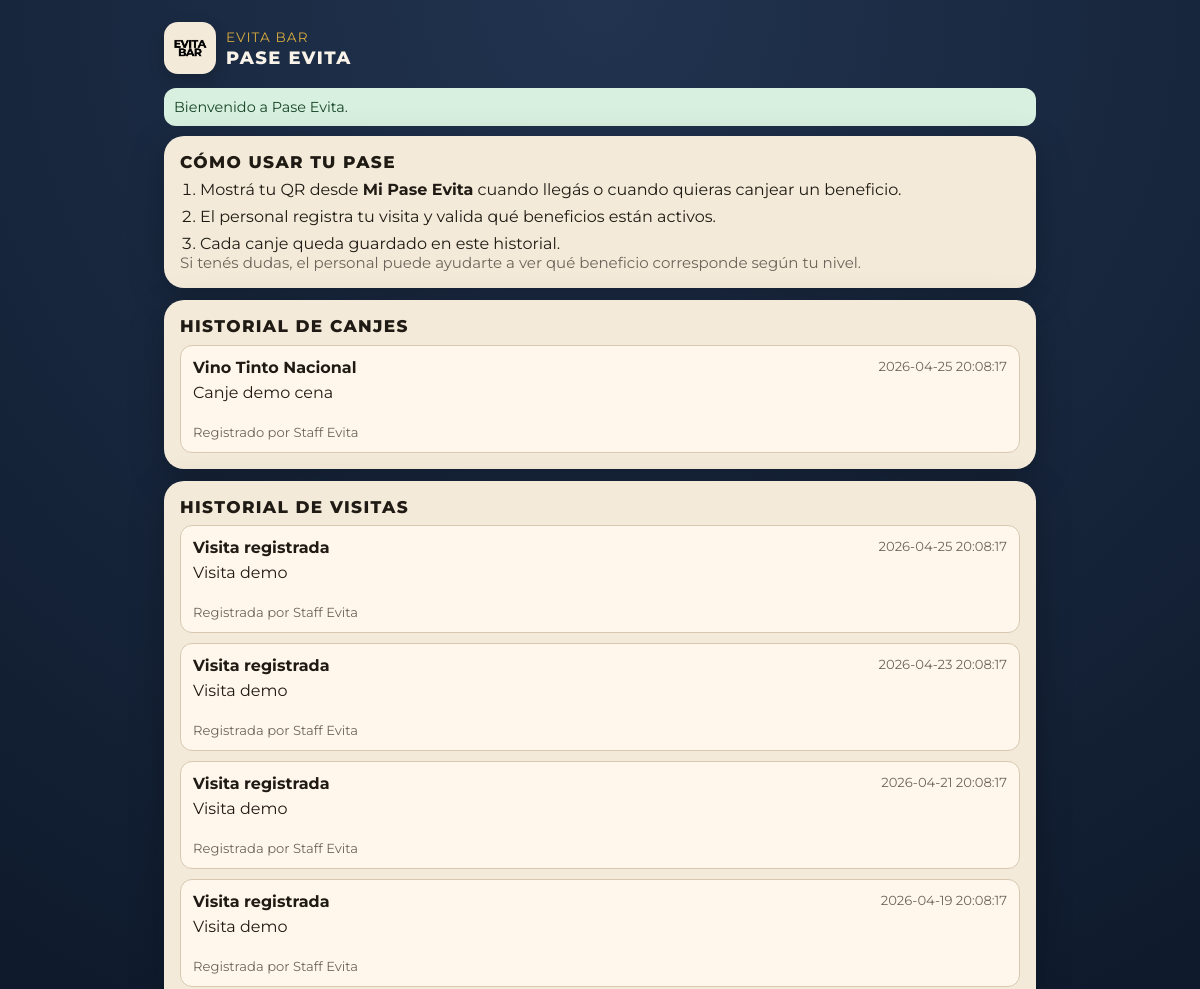
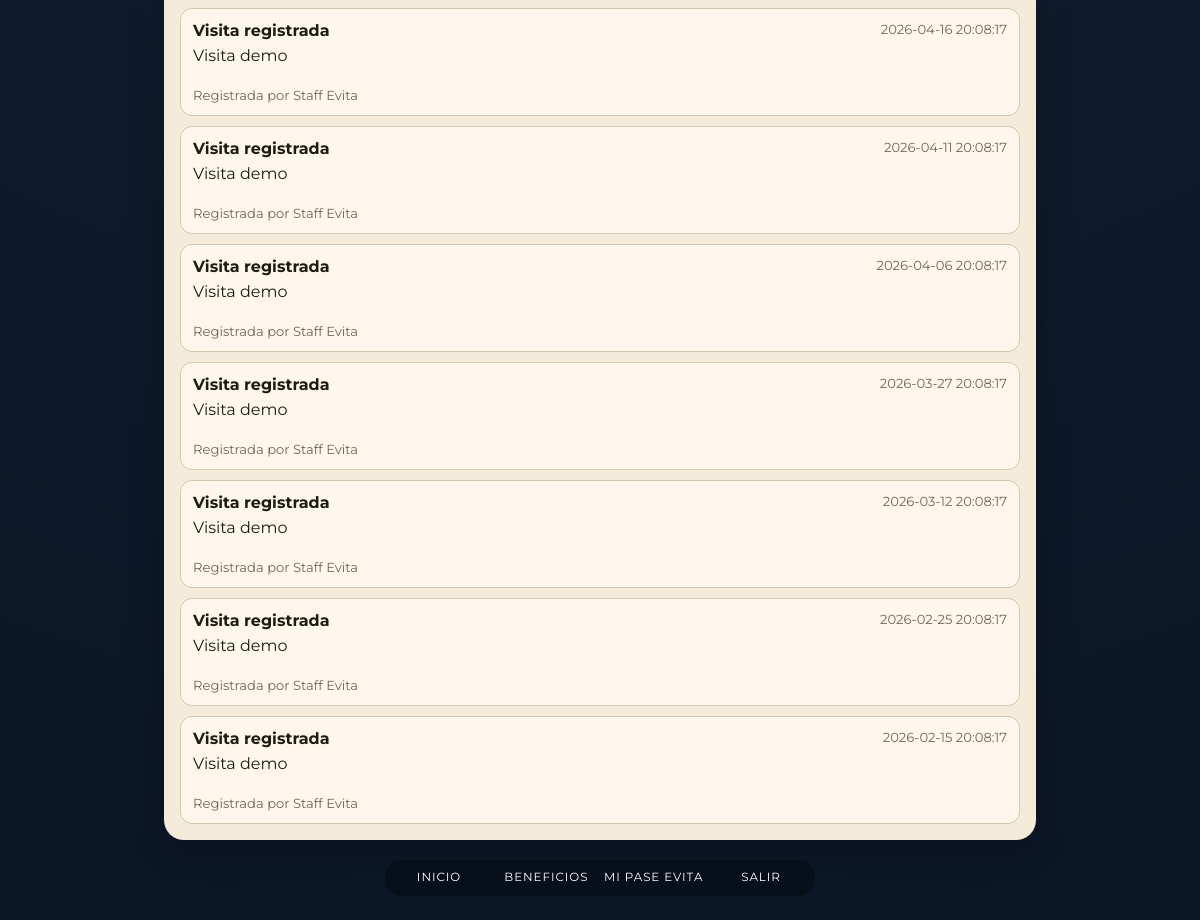
/history.php (signed in), run on the app's committed database (2 pictures, top to bottom).
### tables this page shows
CREATE TABLE redemptions (
  id BIGINT UNSIGNED AUTO_INCREMENT PRIMARY KEY,
  user_id BIGINT UNSIGNED NOT NULL,
  benefit_id BIGINT UNSIGNED NOT NULL,
  staff_id BIGINT UNSIGNED NULL,
  redeemed_at DATETIME NOT NULL,
  notes VARCHAR(255) NULL,
  CONSTRAINT fk_redemptions_user FOREIGN KEY (user_id) REFERENCES users(id) ON DELETE CASCADE,
  CONSTRAINT fk_redemptions_benefit FOREIGN KEY (benefit_id) REFERENCES benefits(id) ON DELETE CASCADE,
  CONSTRAINT fk_redemptions_staff FOREIGN KEY (staff_id) REFERENCES users(id) ON DELETE SET NULL,
  KEY idx_redemptions_user_date (user_id, redeemed_at)
);

CREATE TABLE benefits (
  id BIGINT UNSIGNED AUTO_INCREMENT PRIMARY KEY,
  title VARCHAR(150) NOT NULL,
  description TEXT NOT NULL,
  required_level TINYINT UNSIGNED NOT NULL DEFAULT 1,
  conditions VARCHAR(255) NULL,
  active TINYINT(1) NOT NULL DEFAULT 1,
  sort_order INT NOT NULL DEFAULT 0,
  created_at DATETIME NOT NULL,
  updated_at DATETIME NOT NULL,
  KEY idx_benefits_filters (active, required_level, sort_order)
);

CREATE TABLE users (
  id BIGINT UNSIGNED AUTO_INCREMENT PRIMARY KEY,
  name VARCHAR(120) NOT NULL,
  dni VARCHAR(20) NOT NULL,
  phone VARCHAR(25) NOT NULL,
  birthdate DATE NOT NULL,
  email VARCHAR(160) NOT NULL,
  password_hash VARCHAR(255) NOT NULL,
  password_reset_required TINYINT(1) NOT NULL DEFAULT 0,
  password_reset_at DATETIME NULL,
  password_reset_by BIGINT UNSIGNED NULL,
  role ENUM('client', 'staff', 'admin') NOT NULL DEFAULT 'client',
  level TINYINT UNSIGNED NOT NULL DEFAULT 1,
  visits_count INT UNSIGNED NOT NULL DEFAULT 0,
  qr_token CHAR(64) NOT NULL,
  created_at DATETIME NOT NULL,
  updated_at DATETIME NOT NULL,
  UNIQUE KEY uniq_users_dni (dni),
  UNIQUE KEY uniq_users_email (email),
  UNIQUE KEY uniq_users_phone (phone),
  UNIQUE KEY uniq_users_qr_token (qr_token),
  KEY idx_users_level (level),
  KEY idx_users_role (role)
);

CREATE TABLE visits (
  id BIGINT UNSIGNED AUTO_INCREMENT PRIMARY KEY,
  user_id BIGINT UNSIGNED NOT NULL,
  staff_id BIGINT UNSIGNED NULL,
  visit_date DATETIME NOT NULL,
  notes VARCHAR(255) NULL,
  created_at DATETIME NOT NULL,
  CONSTRAINT fk_visits_user FOREIGN KEY (user_id) REFERENCES users(id) ON DELETE CASCADE,
  CONSTRAINT fk_visits_staff FOREIGN KEY (staff_id) REFERENCES users(id) ON DELETE SET NULL,
  KEY idx_visits_user_date (user_id, visit_date)
);

### config/database.php (called while the page is built, shortened)
<?php
function db(): PDO
{
    static $pdo = null;
    if ($pdo instanceof PDO) {
        return $pdo;
    }
    $localConfig = [];
    $host = ($localConfig['db.host'] ?? getenv('DB_HOST')) ?: '127.0.0.1';
    $port = ($localConfig['db.port'] ?? getenv('DB_PORT')) ?: '3306';
    $dbname = ($localConfig['db.name'] ?? getenv('DB_NAME')) ?: 'pase_evita';
    $user = ($localConfig['db.user'] ?? getenv('DB_USER')) ?: 'root';
    $pass = ($localConfig['db.pass'] ?? getenv('DB_PASS')) ?: '';
    $dsn = "mysql:host={$host};port={$port};dbname={$dbname};charset=utf8mb4";
    $options = [
        PDO::ATTR_ERRMODE => PDO::ERRMODE_EXCEPTION,
        PDO::ATTR_DEFAULT_FETCH_MODE => PDO::FETCH_ASSOC,
        PDO::ATTR_EMULATE_PREPARES => false,
    ];
    $pdo = new PDO($dsn, $user, $pass, $options);
    return $pdo;
}

### includes/auth.php (called while the page is built, shortened)
<?php
require_once __DIR__ . '/../config/database.php';
require_once __DIR__ . '/functions.php';
function current_user(): ?array
{
    $stmt = db()->prepare('SELECT * FROM users WHERE id = :id LIMIT 1');
    $stmt->execute(['id' => $_SESSION['user_id']]);
    $user = $stmt->fetch();
    return $user ?: null;
}
function require_login(array $roles = ['client', 'staff', 'admin']): array
{
    $user = current_user();
    $scriptName = basename((string) ($_SERVER['SCRIPT_NAME'] ?? ''));
    if (
        $user['role'] === 'client'
        && userRequiresPasswordChange((int) $user['id'])
        && !in_array($scriptName, ['change-password.php', 'login.php', 'logout.php'], true)
    ) {
        header('Location: /public/change-password.php');
        exit;
    }
    return $user;
}

### includes/functions.php (called while the page is built, shortened)
<?php
require_once __DIR__ . '/../config/database.php';
function e(string $value): string
{
    return htmlspecialchars($value, ENT_QUOTES, 'UTF-8');
}
function userRequiresPasswordChange(int $userId): bool
{
    $stmt = db()->prepare('SELECT password_reset_required FROM users WHERE id = :id LIMIT 1');
    $stmt->execute(['id' => $userId]);
    $user = $stmt->fetch();
    return !empty($user) && (int) $user['password_reset_required'] === 1;
}
function userRecentHistory(int $userId, int $limit = 8): array
{
    $stmt = db()->prepare('SELECT v.visit_date, v.notes, u.name AS staff_name FROM visits v LEFT JOIN users u ON u.id = v.staff_id WHERE v.user_id = :user_id ORDER BY v.visit_date DESC LIMIT :lim');
    $stmt->bindValue(':user_id', $userId, PDO::PARAM_INT);
    $stmt->bindValue(':lim', $limit, PDO::PARAM_INT);
    $stmt->execute();
    return $stmt->fetchAll();
}
function userRedemptionHistory(int $userId, int $limit = 8): array
{
    $stmt = db()->prepare('SELECT r.redeemed_at, r.notes, b.title, u.name AS staff_name FROM redemptions r INNER JOIN benefits b ON b.id = r.benefit_id LEFT JOIN users u ON u.id = r.staff_id WHERE r.user_id = :user_id ORDER BY r.redeemed_at DESC LIMIT :lim');
    $stmt->bindValue(':user_id', $userId, PDO::PARAM_INT);
    $stmt->bindValue(':lim', $limit, PDO::PARAM_INT);
    $stmt->execute();
    return $stmt->fetchAll();
}

### public/history.php (the view, shortened to what this page needs)
<?php
require_once __DIR__ . '/../includes/auth.php';
$user = require_login(['client']);
$redemptions = userRedemptionHistory((int) $user['id'], 30);
$visits = userRecentHistory((int) $user['id'], 30);
require __DIR__ . '/../includes/header.php';
?>
<section class="card">
    <h2>Cómo usar tu pase</h2>
    <ol class="steps-list">
        <li>Mostrá tu QR desde <strong>Mi Pase Evita</strong> cuando llegás o cuando quieras canjear un beneficio.</li>
        <li>El personal registra tu visita y valida qué beneficios están activos.</li>
        <li>Cada canje queda guardado en este historial.</li>
    </ol>
    <p class="muted">Si tenés dudas, el personal puede ayudarte a ver qué beneficio corresponde según tu nivel.</p>
</section>
<section class="card">
    <h2>Historial de canjes</h2>
    <?php if (empty($redemptions)): ?>
        <p class="muted">Todavía no tenés canjes registrados.</p>
    <?php else: ?>
        <ul class="history-list">
            <?php foreach ($redemptions as $redemption): ?>
                <li class="history-item">
                    <div class="history-meta">
                        <strong><?= e($redemption['title']) ?></strong>
                        <span><?= e($redemption['redeemed_at']) ?></span>
                    </div>
                    <p><?= e($redemption['notes'] ?: 'Sin observaciones') ?></p>
                    <?php if (!empty($redemption['staff_name'])): ?>
                        <small>Registrado por <?= e($redemption['staff_name']) ?></small>
                    <?php endif; ?>
                </li>
            <?php endforeach; ?>
        </ul>
    <?php endif; ?>
</section>
<section class="card">
    <h2>Historial de visitas</h2>
    <?php if (empty($visits)): ?>
        <p class="muted">Todavía no tenés visitas registradas.</p>
    <?php else: ?>
        <ul class="history-list">
            <?php foreach ($visits as $visit): ?>
                <li class="history-item">
                    <div class="history-meta">
                        <strong>Visita registrada</strong>
                        <span><?= e($visit['visit_date']) ?></span>
                    </div>
                    <p><?= e($visit['notes'] ?: 'Sin observaciones') ?></p>
                    <?php if (!empty($visit['staff_name'])): ?>
                        <small>Registrada por <?= e($visit['staff_name']) ?></small>
                    <?php endif; ?>
                </li>
            <?php endforeach; ?>
        </ul>
    <?php endif; ?>
</section>
<nav class="bottom-nav">
    <a href="/public/dashboard.php">Inicio</a>
    <a href="/public/benefits.php">Beneficios</a>
    <a href="/public/qr.php">Mi Pase Evita</a>
    <a href="/public/logout.php">Salir</a>
</nav>
<?php require __DIR__ . '/../includes/footer.php'; ?>

### public/assets/css/styles.css (style rules this page uses)
:root { --bg: #0f1b2d; --bg-alt: #1d2a40; --card: #f4ead9; --text: #1f1b14; --gold: #d6a93d; --wine: #6f1f2a; --deep-green: #1f4a3f; --muted: #6d655b; --radius: 20px; --shadow: 0 10px 35px rgba(0, 0, 0, 0.25); }
* { box-sizing: border-box; }
html, body { margin: 0; padding: 0; }
body { margin: 0; font-family: "Montserrat", "Segoe UI", Arial, sans-serif; background: radial-gradient(circle at top, #21334f 0%, var(--bg) 55%, #0b1626 100%); color: #f8f2e8; }
a { color: inherit; }
.card, .hero-card { background: var(--card); color: var(--text); border-radius: var(--radius); padding: 16px; box-shadow: var(--shadow); min-width: 0; }
h1, h2, h3, p { margin-top: 0; }
h1, h2, h3, .badge, .btn, .bottom-nav a, .label, .brand-title { text-transform: uppercase; }
h2 { margin-bottom: 8px; }
.muted { color: var(--muted); margin-bottom: 0; font-size: 0.94rem; font-weight: 400; text-transform: none; }
h2, h3 { font-weight: 800; letter-spacing: 0.08em; line-height: 1.2; }
h2 { font-size: 1.06rem; }
.steps-list, .history-list { margin: 0; padding-left: 20px; }
.steps-list { display: grid; gap: 8px; }
.history-list { list-style: none; padding-left: 0; display: grid; gap: 10px; }
.history-item { border: 1px solid #d8c8b2; border-radius: 12px; padding: 12px; background: #fff7ec; display: grid; gap: 6px; }
.history-meta { display: flex; justify-content: space-between; gap: 8px; flex-wrap: wrap; }
.history-meta span, .history-item small { color: var(--muted); font-size: 0.82rem; }
.bottom-nav { position: fixed; left: 0; right: 0; bottom: 0; display: grid; grid-template-columns: repeat(4, 1fr); background: rgba(8, 15, 27, 0.95); backdrop-filter: blur(8px); max-width: 440px; margin: 0 auto; border-radius: 18px 18px 0 0; overflow: hidden; }
.bottom-nav a { text-align: center; color: #fff; text-decoration: none; font-size: 0.74rem; padding: 11px 4px; text-transform: uppercase; letter-spacing: 0.08em; line-height: 1.15; overflow-wrap: anywhere; }
@media (min-width: 768px) { .bottom-nav { position: static; margin-top: 8px; border-radius: 16px; max-width: 100%; } }

### data on the page
redemptions: benefit.title "Vino Tinto Nacional", redeemed_at "2026-04-25 20:08:17", notes "Canje demo cena", staff.name "Staff Evita"
visits: visit_date "2026-04-25 20:08:17", notes "Visita demo", staff.name "Staff Evita"
visits: visit_date "2026-04-23 20:08:17", notes "Visita demo", staff.name "Staff Evita"
visits: visit_date "2026-04-21 20:08:17", notes "Visita demo", staff.name "Staff Evita"
visits: visit_date "2026-04-19 20:08:17", notes "Visita demo", staff.name "Staff Evita"
visits: visit_date "2026-04-16 20:08:17", notes "Visita demo", staff.name "Staff Evita"
visits: visit_date "2026-04-11 20:08:17", notes "Visita demo", staff.name "Staff Evita"
visits: visit_date "2026-04-06 20:08:17", notes "Visita demo", staff.name "Staff Evita"
visits: visit_date "2026-03-27 20:08:17", notes "Visita demo", staff.name "Staff Evita"
visits: visit_date "2026-03-12 20:08:17", notes "Visita demo", staff.name "Staff Evita"
visits: visit_date "2026-02-25 20:08:17", notes "Visita demo", staff.name "Staff Evita"
visits: visit_date "2026-02-15 20:08:17", notes "Visita demo", staff.name "Staff Evita"

### other printed values
$appName "PASE EVITA"
$flash['message'] "Bienvenido a Pase Evita."
